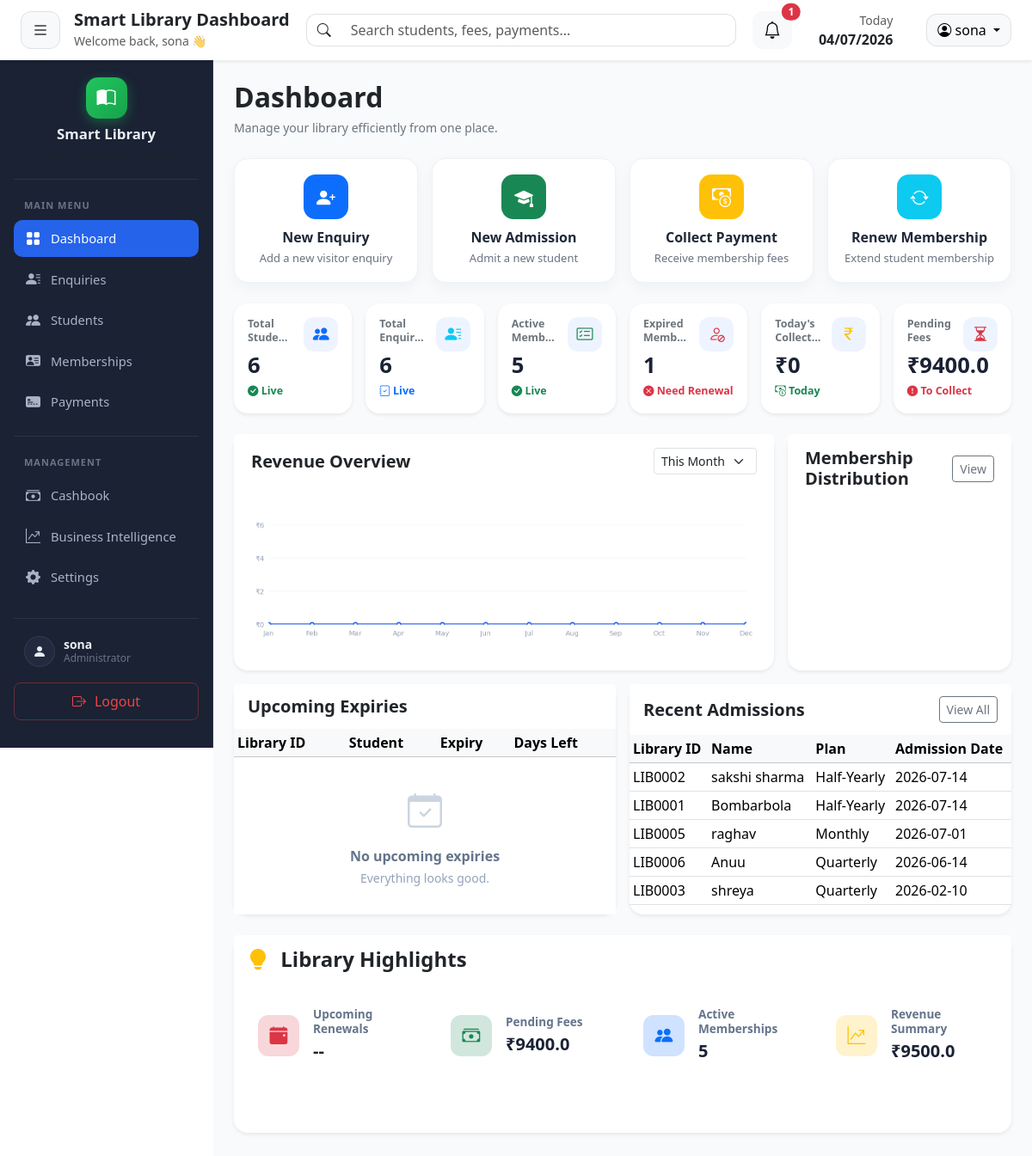
The page /dashboard (signed in) on the database its author committed.
### tables this page shows
CREATE TABLE memberships (
    membership_id INTEGER PRIMARY KEY AUTOINCREMENT,
    student_id INTEGER NOT NULL,
    plan_name TEXT NOT NULL,
    joining_date DATE NOT NULL,
    duration_days INTEGER ,
    end_date DATE NOT NULL,
    total_fee REAL NOT NULL,
    paid_amount REAL DEFAULT 0,
    pending_amount REAL DEFAULT 0,
    remarks TEXT,
    membership_status TEXT DEFAULT 'Active',

    created_at TIMESTAMP DEFAULT CURRENT_TIMESTAMP,

    FOREIGN KEY(student_id)
    REFERENCES students(student_id)
);

CREATE TABLE "students" (
                student_id  INTEGER PRIMARY KEY AUTOINCREMENT,
                admin_id    INTEGER NOT NULL DEFAULT 1,
                enquiry_id  INTEGER,
                full_name   TEXT NOT NULL,
                mobile      TEXT NOT NULL,
                address     TEXT,
                id_proof    TEXT,
                purpose     TEXT,
                shift       TEXT,
                join_date   DATE,
                status      TEXT DEFAULT 'Active',
                created_at  TIMESTAMP DEFAULT CURRENT_TIMESTAMP,
                UNIQUE(mobile, admin_id)
            );

### routes/dashboard.py (the view)
@dashboard_bp.route("/dashboard")
def dashboard():
    if "admin_id" not in session:
        return redirect("/")
    admin_id = session["admin_id"]
    generate_revenue_chart(admin_id)
    generate_membership_chart(admin_id)
    conn = get_connection()
    cursor = conn.cursor()
    cursor.execute("""
        SELECT COUNT(*) AS total
        FROM students
        WHERE status = 'Active' AND admin_id = ?
    """, (admin_id,))
    total_students = cursor.fetchone()["total"]
    cursor.execute("""
        SELECT COUNT(*) AS total
        FROM enquiries
        WHERE admin_id = ?
    """, (admin_id,))
    total_enquiries = cursor.fetchone()["total"]
    cursor.execute("""
        SELECT COUNT(DISTINCT m.student_id) AS total
        FROM memberships m
        JOIN students s ON m.student_id = s.student_id
        WHERE m.membership_status = 'Active'
        AND m.end_date >= DATE('now')
        AND s.admin_id = ?
    """, (admin_id,))
    active_memberships = cursor.fetchone()["total"]
    cursor.execute("""
        SELECT COUNT(DISTINCT m.student_id) AS total
        FROM memberships m
        JOIN students s ON m.student_id = s.student_id
        WHERE m.end_date < DATE('now')
        AND m.membership_status = 'Active'
        AND s.admin_id = ?
    """, (admin_id,))
    expired_memberships = cursor.fetchone()["total"]
    cursor.execute("""
        SELECT IFNULL(SUM(p.amount_paid), 0) AS revenue
        FROM payments p
        JOIN students s ON p.student_id = s.student_id
        WHERE s.admin_id = ?
    """, (admin_id,))
    total_revenue = cursor.fetchone()["revenue"]
    cursor.execute("""
        SELECT IFNULL(SUM(m.pending_amount), 0) AS pending
        FROM memberships m
        JOIN students s ON m.student_id = s.student_id
        WHERE s.admin_id = ?
    """, (admin_id,))
    pending_amount = cursor.fetchone()["pending"]
    cursor.execute("""
        SELECT IFNULL(SUM(p.amount_paid), 0) AS today
        FROM payments p
        JOIN students s ON p.student_id = s.student_id
        WHERE p.payment_date = DATE('now')
        AND s.admin_id = ?
    """, (admin_id,))
    today_collection = cursor.fetchone()["today"]
    cursor.execute("""
        SELECT
            s.student_id,
            s.full_name,
            m.end_date,
            CAST(julianday(m.end_date) - julianday(DATE('now')) AS INTEGER) AS days_left
        FROM memberships m
        JOIN students s ON m.student_id = s.student_id
        WHERE s.admin_id = ?
        AND m.membership_status = 'Active'
        AND m.end_date >= DATE('now')
        AND m.end_date <= DATE('now', '+7 days')
        ORDER BY m.end_date ASC
    """, (admin_id,))
    expiry_rows = cursor.fetchall()
    expiries = [
        {
            "library_id": "LIB{:04d}".format(row["student_id"]),
            "student_name": row["full_name"],
            "end_date": row["end_date"],
            "days_left": row["days_left"]
        }
        for row in expiry_rows[:5]
    ]
    expiries_total = len(expiry_rows)
    cursor.execute("""
        SELECT
            s.student_id,
            s.full_name,
            s.join_date,
            m.plan_name
        FROM students s
        LEFT JOIN memberships m ON m.membership_id = (
            SELECT membership_id
            FROM memberships
            WHERE student_id = s.student_id
            ORDER BY membership_id DESC
            LIMIT 1
        )
        WHERE s.admin_id = ?
        ORDER BY s.join_date DESC, s.student_id DESC
        LIMIT 5
    """, (admin_id,))
    admission_rows = cursor.fetchall()
    admissions = [
        {
            "library_id": "LIB{:04d}".format(row["student_id"]),
            "student_name": row["full_name"],
            "plan": row["plan_name"] or "--",
            "admission_date": row["join_date"]
        }
        for row in admission_rows
    ]
    conn.close()
    return render_template(
        "dashboard/index.html",
        total_students=total_students,
        total_enquiries=total_enquiries,
        active_memberships=active_memberships,
        expired_memberships=expired_memberships,
        total_revenue=total_revenue,
        pending_amount=pending_amount,
        today_collection=today_collection,
        expiries=expiries,
        expiries_total=expiries_total,
        admissions=admissions
    )

### database/db.py (called while the page is built)
def get_connection():
    connection = sqlite3.connect(DATABASE_PATH)
    connection.row_factory = sqlite3.Row
    return connection

### utils/charts.py (called while the page is built)
def _format_currency_short(value, _pos=None):
    value = round(value)
    if abs(value) >= 1000:
        thousands = value / 1000
        if thousands == int(thousands):
            return f"₹{int(thousands)}K"
        return f"₹{thousands:.1f}K"
    return f"₹{int(value)}"

### templates/dashboard/index.html (shortened to what this page needs)
{% extends "layouts/base.html" %}
{% block content %}
{% include "components/dashboard_header.html" %}
{% include "components/quick_actions.html" %}
<div class="row g-3 mb-4">
    {% with
    title="Total Students",
    value=total_students,
    trend="Live",
    trend_color="text-success",
    trend_icon="bi-check-circle-fill",
    icon="bi bi-people-fill text-primary"
    %}
    {% include "components/stat_card.html" %}
    {% endwith %}
    {% with
    title="Total Enquiries",
    value=total_enquiries,
    trend="Live",
    trend_color="text-primary",
    trend_icon="bi-journal-check",
    icon="bi bi-person-lines-fill text-info"
    %}
    {% include "components/stat_card.html" %}
    {% endwith %}
    {% with
    title="Active Memberships",
    value=active_memberships,
    trend="Live",
    trend_color="text-success",
    trend_icon="bi-check-circle-fill",
    icon="bi bi-card-checklist text-success"
    %}
    {% include "components/stat_card.html" %}
    {% endwith %}
    {% with
    title="Expired Memberships",
    value=expired_memberships,
    trend="Need Renewal",
    trend_color="text-danger",
    trend_icon="bi-x-circle-fill",
    icon="bi bi-person-slash text-danger"
    %}
    {% include "components/stat_card.html" %}
    {% endwith %}
    {% with
    title="Today's Collection",
    value="₹" ~ today_collection,
    trend="Today",
    trend_color="text-success",
    trend_icon="bi-cash-coin",
    icon="bi bi-currency-rupee text-warning"
    %}
    {% include "components/stat_card.html" %}
    {% endwith %}
    {% with
    title="Pending Fees",
    value="₹" ~ pending_amount,
    trend="To Collect",
    trend_color="text-danger",
    trend_icon="bi-exclamation-circle-fill",
    icon="bi bi-hourglass-split text-danger"
    %}
    {% include "components/stat_card.html" %}
    {% endwith %}
</div>
<div class="row g-3 mb-3 charts-row">
    {% include "components/revenue_chart.html" %}
    {% include "components/membership_chart.html" %}
</div>
<div class="row g-3 mb-4">
    {% include "components/expiry_table.html" %}
    {% include "components/recent_admissions.html" %}
</div>
<div class="row g-3">
    {% include "components/library_insights.html" %}
</div>
{% endblock %}

### templates/components/recent_admissions.html (shortened to what this page needs)
<div class="col-lg-6 fade-up">
    <div class="card dashboard-card border-0 shadow-sm rounded-4 h-100">
        <div class="card-header bg-white border-0 d-flex justify-content-between align-items-center">
            <h5 class="fw-bold mb-0">
                Recent Admissions
            </h5>
            <a href="{{ url_for('student.index') }}" class="btn btn-sm btn-outline-secondary">
                View All
            </a>
        </div>
        <div class="card-body p-0">
            <div class="table-responsive">
            <table class="table table-sm table-hover align-middle mb-0">
                <thead class="table-light">
                    <tr>
                        <th>Library ID</th>
                        <th>Name</th>
                        <th>Plan</th>
                        <th>Admission Date</th>
                    </tr>
                </thead>
                <tbody>
                    {% if admissions %}
                    {% for admission in admissions %}
                    <tr>
                        <td>{{ admission.library_id }}</td>
                        <td>{{ admission.student_name }}</td>
                        <td>{{ admission.plan }}</td>
                        <td>{{ admission.admission_date }}</td>
                    </tr>
                    {% endfor %}
                    {% endif %}
                </tbody>
            </table>
            </div>
        </div>
    </div>
</div>

### static/css/style.css (style rules this page uses)
.dashboard-card { min-height:230px; transition:.25s; border-radius: 16px; }
.dashboard-card .card-header { padding:14px 16px; }
.dashboard-card .card-body { padding:16px; }
.dashboard-card .card-body.p-0 { padding:0; }
.fade-up { animation:fadeUp .6s ease; }

### rows shown on the page
memberships: library_id "LIB0002", student_name "sakshi sharma", plan "Half-Yearly", admission_date "2026-07-14"
memberships: library_id "LIB0001", student_name "Bombarbola", plan "Half-Yearly", admission_date "2026-07-14"
memberships: library_id "LIB0005", student_name "raghav", plan "Monthly", admission_date "2026-07-01"
memberships: library_id "LIB0006", student_name "Anuu", plan "Quarterly", admission_date "2026-06-14"
memberships: library_id "LIB0003", student_name "shreya", plan "Quarterly", admission_date "2026-02-10"

### other values the page prints
{{ session.get('username', 'Admin') }} "sona"
{{ counts.total }} "1"
{{ value }} "6 6 5 1 ₹0 ₹9400.0"
{{ trend }} "Live Live Live Need Renewal Today To Collect"
{{ title }} "Pending Fees"
{{ upcoming_renewals if upcoming_renewals is defined else "--" }} "--"
{{ "₹" ~ pending_amount if pending_amount is defined else "--" }} "₹9400.0"
{{ active_memberships if active_memberships is defined else "--" }} "5"
{{ "₹" ~ total_revenue if total_revenue is defined else "--" }} "₹9500.0"
